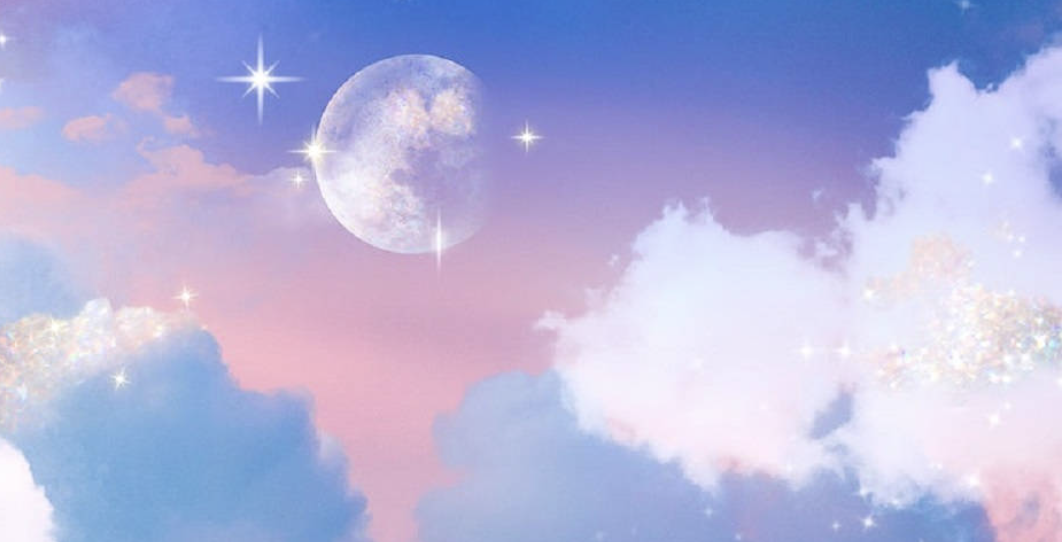
#> input picture Classwork/Screenshot 2025-08-25 at 7.47.48 PM.png, 1062 x 542 px, found by its file name
$ python Activity_2.py
#> lines starting #> are read from the running program, lines starting #| are printed output that depends on the picture
import cv2
import numpy as np
import matplotlib.pyplot as plt

image = cv2.imread("//Users//sreedeviviswambaran//Documents//Python//Classwork//zImage Manipulation//Screenshot 2025-08-25 at 7.47.48 PM.png")
#> image is the input picture: shape (542, 1062, 3); mean B, G, R 220.2, 180.4, 180
image_rgb = cv2.cvtColor(image, cv2.COLOR_BGR2RGB)

(h, w) = image.shape[:2]
#> h = 542; w = 1062
center = (w//2, h//2)
#> center = (531, 271)
M = cv2.getRotationMatrix2D(center, 45, 1.0)
rotated = cv2.warpAffine(image, M,(w, h))
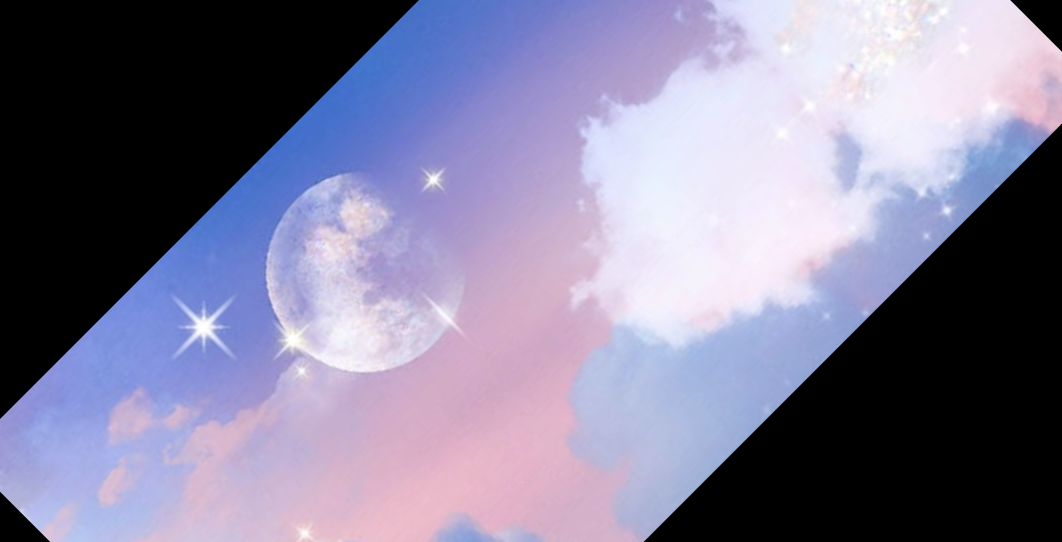
#> rotated: shape (542, 1062, 3); mean B, G, R 152.3, 125.5, 129.3

rotated_rgb = cv2.cvtColor(rotated, cv2.COLOR_BGR2RGB)
plt.imshow(rotated_rgb)
plt.title("Rotated Image")
plt.show()

brightness_matrix = np.ones(image.shape, dtype="uint8") * 100
brighter = cv2.add(image, brightness_matrix)
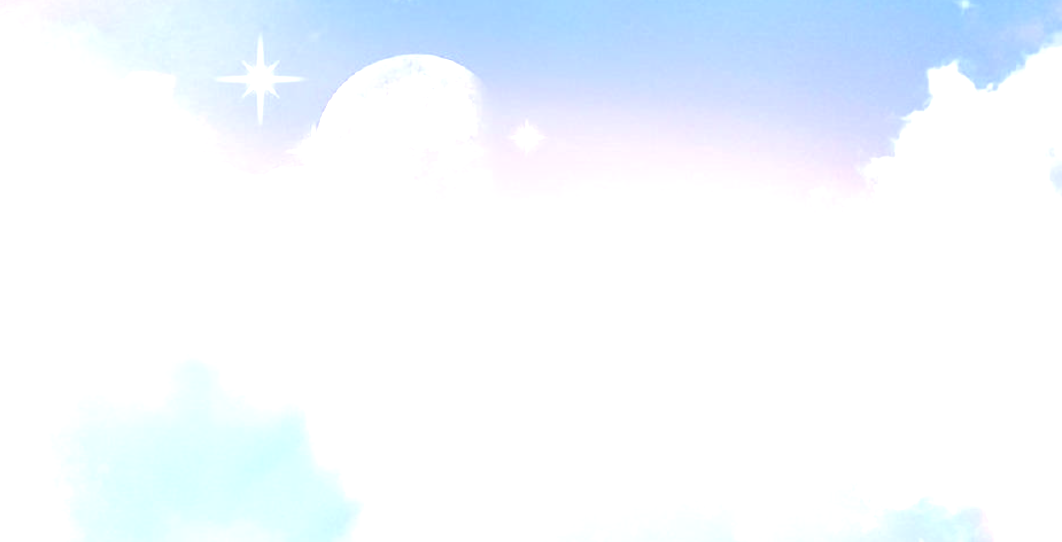
#> brighter: shape (542, 1062, 3); mean B, G, R 255, 248.9, 242.9

brighter_rgb = cv2.cvtColor(brighter, cv2.COLOR_BGR2RGB)
plt.imshow(brighter_rgb)
plt.title("Brighter Image")
plt.show()
